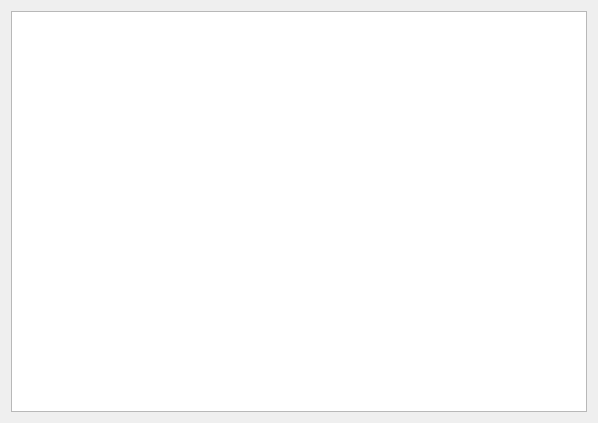
<?xml version="1.0" encoding="UTF-8"?>
<ui version="4.0">
 <class>fileTreeViewWidget</class>
 <widget class="QWidget" name="fileTreeViewWidget">
  <property name="geometry">
   <rect>
    <x>0</x>
    <y>0</y>
    <width>598</width>
    <height>423</height>
   </rect>
  </property>
  <property name="windowTitle">
   <string>Form</string>
  </property>
  <layout class="QVBoxLayout" name="verticalLayout">
   <item>
    <widget class="QTreeView" name="fileTreeView"/>
   </item>
  </layout>
 </widget>
 <resources/>
 <connections/>
</ui>
